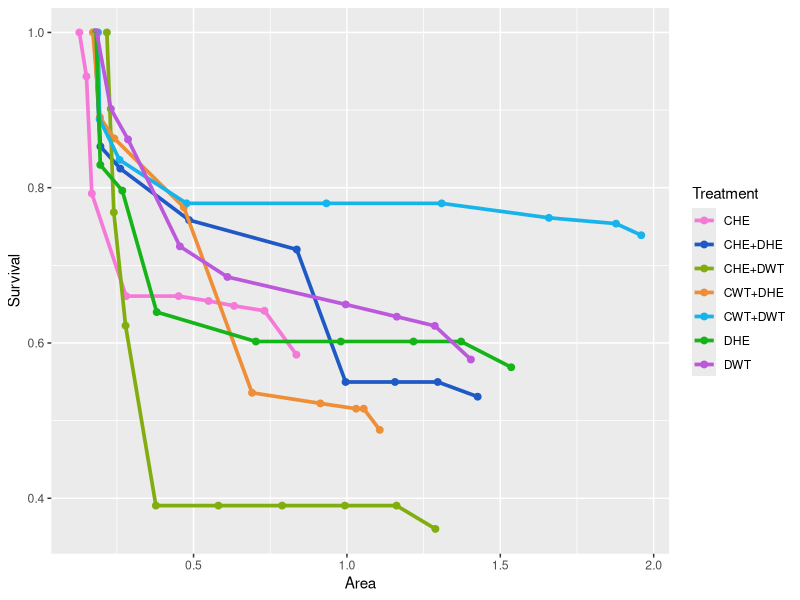

The R script that drew this image:
## ---- chunk 1
library(tidyverse)
library(dplyr)
## ---- chunk 2
surv_size_g <- read.csv("surv_size.csv")
## ---- chunk 3
surv_size_g %>% ggplot(aes(x = survival, y = area)) + 
  geom_point(aes(color = Treatment, size = Day), size = 2) +
  geom_path(aes(group = Treatment, color = Treatment), size = 1.25) + 
  coord_flip() + 
  scale_color_manual(values = c("#f678d8", "#1f59c5", "#82ad0f", "#ee8e36", "#16b4eb", "#15b418", "#bc58dc")) +
  labs(x = "Survival", y = "Area")
